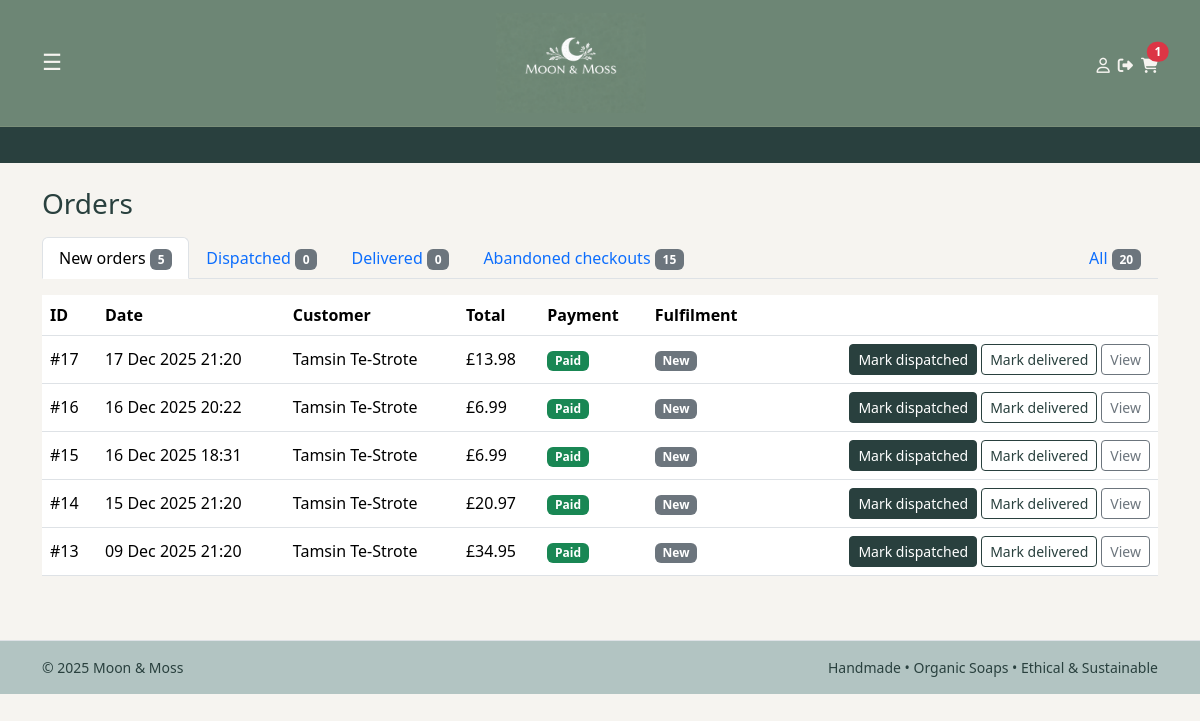
Page /owner/orders/ (signed in) on the earlier database version.
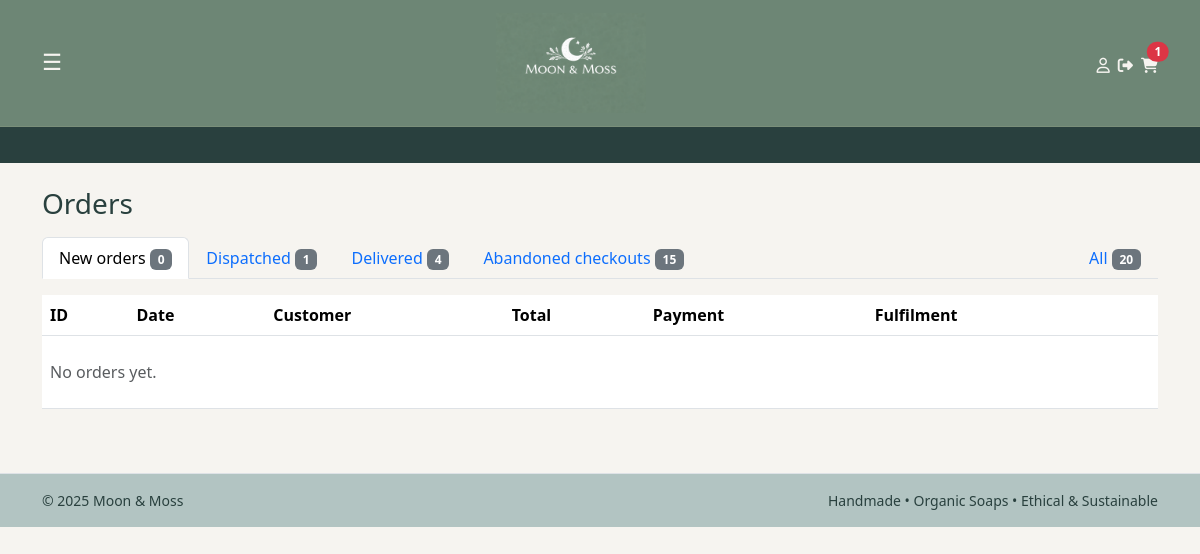
Same page on the later database version.
### checkout/models.py (models this page shows, shortened)
class Order(models.Model):
    PENDING = "PENDING"
    PAID = "PAID"
    FAILED = "FAILED"
    NEW = "NEW"
    DISPATCHED = "DISPATCHED"
    DELIVERED = "DELIVERED"
    CANCELLED = "CANCELLED"
    STATUS_CHOICES = [
        (PENDING, "Pending"),
        (PAID, "Paid"),
        (FAILED, "Failed"),
    ]
    FULFILMENT_CHOICES = [
        (NEW, "New"),
        (DISPATCHED, "Dispatched"),
        (DELIVERED, "Delivered"),
        (CANCELLED, "Cancelled"),
    ]
    user = models.ForeignKey(
        settings.AUTH_USER_MODEL,
        on_delete=models.SET_NULL,
        null=True,
        blank=True,
        related_name="orders",
    )
    full_name = models.CharField(max_length=100, blank=True)
    email = models.EmailField(blank=True)
    address_line1 = models.CharField(max_length=255, blank=True)
    address_line2 = models.CharField(max_length=255, blank=True)
    city = models.CharField(max_length=100, blank=True)
    postcode = models.CharField(max_length=20, blank=True)
    status = models.CharField(
        max_length=10,
        choices=STATUS_CHOICES,
        default=PENDING,
    )
    total = models.DecimalField(max_digits=8, decimal_places=2)
    stripe_session_id = models.CharField(max_length=255, blank=True)
    created_at = models.DateTimeField(auto_now_add=True)
    stock_deducted = models.BooleanField(default=False)
    fulfilment_status = models.CharField(
        max_length=12,
        choices=FULFILMENT_CHOICES,
        default=NEW,
    )
    dispatched_at = models.DateTimeField(null=True, blank=True)
    delivered_at = models.DateTimeField(null=True, blank=True)
    cancelled_at = models.DateTimeField(null=True, blank=True)

### owner/views.py (the view)
# urls.py: path("orders/", views.my_orders, name="my_orders"),
@staff_member_required
def orders(request):
    tab = request.GET.get("tab", "new")
    base = Order.objects.all().order_by("-created_at")
    if tab == "all":
        qs = base
    elif tab == "new":
        qs = base.filter(status=Order.PAID, fulfilment_status=Order.NEW)
    elif tab == "dispatched":
        qs = base.filter(status=Order.PAID, fulfilment_status=Order.DISPATCHED)
    elif tab == "delivered":
        qs = base.filter(status=Order.PAID, fulfilment_status=Order.DELIVERED)
    elif tab == "abandoned":
        qs = base.filter(status=Order.PENDING)
    else:
        qs = base
    counts = {
        "all": base.count(),
        "new": base.filter(status=Order.PAID, fulfilment_status=Order.NEW).count(),
        "dispatched": base.filter(status=Order.PAID, fulfilment_status=Order.DISPATCHED).count(),
        "delivered": base.filter(status=Order.PAID, fulfilment_status=Order.DELIVERED).count(),
        "abandoned": base.filter(status=Order.PENDING).count(),
    }
    return render(request, "owner/orders.html", {
        "orders": qs,
        "tab": tab,
        "counts": counts,
    })

### cart/context_processors.py (called while the page is built)
def cart_count(request):
    cart = get_or_create_cart(request)
    try:
        count = sum(i.qty for i in cart.items.all())
    except Exception:
        count = 0
    return {"cart_count": count}

### cart/utils.py (called while the page is built)
def get_or_create_cart(request):
    if not request.session.session_key:
        request.session.create()
    request.session.set_expiry(60 * 60 * 24 * 14)
    session_key = request.session.session_key
    if request.user.is_authenticated:
        cart, _ = Cart.objects.get_or_create(
            user=request.user,
            defaults={"session_key": session_key},
        )
    else:
        cart, _ = Cart.objects.get_or_create(
            user=None,
            session_key=session_key,
        )
    return cart

### owner/templates/owner/orders.html (shortened to what this page needs)
{% extends "base.html" %}
{% block content %}
<h1 class="h3 mb-3">Orders</h1>
<ul class="nav nav-tabs mb-3">
  <li class="nav-item">
    <a class="nav-link {% if tab == 'new' %}active{% endif %}"
       href="?tab=new">
      New orders <span class="badge text-bg-secondary">{{ counts.new }}</span>
    </a>
  </li>
  <li class="nav-item">
    <a class="nav-link {% if tab == 'dispatched' %}active{% endif %}"
       href="?tab=dispatched">
      Dispatched <span class="badge text-bg-secondary">{{ counts.dispatched }}</span>
    </a>
  </li>
  <li class="nav-item">
    <a class="nav-link {% if tab == 'delivered' %}active{% endif %}"
       href="?tab=delivered">
      Delivered <span class="badge text-bg-secondary">{{ counts.delivered }}</span>
    </a>
  </li>
  <li class="nav-item">
    <a class="nav-link {% if tab == 'abandoned' %}active{% endif %}"
       href="?tab=abandoned">
      Abandoned checkouts <span class="badge text-bg-secondary">{{ counts.abandoned }}</span>
    </a>
  </li>
  <li class="nav-item ms-auto">
    <a class="nav-link {% if tab == 'all' %}active{% endif %}"
       href="?tab=all">
      All <span class="badge text-bg-secondary">{{ counts.all }}</span>
    </a>
  </li>
</ul>
<div class="table-responsive">
  <table class="table align-middle">
    <thead>
      <tr>
        <th>ID</th>
        <th>Date</th>
        <th>Customer</th>
        <th>Total</th>
        <th>Payment</th>
        <th>Fulfilment</th>
        <th class="text-end"></th>
      </tr>
    </thead>
    <tbody>
      {% for o in orders %}
      <tr>
        <td>#{{ o.id }}</td>
        <td>{{ o.created_at|date:"d M Y H:i" }}</td>
        <td>{{ o.full_name|default:o.email|default:"Guest" }}</td>
        <td>£{{ o.total }}</td>
        <td>
          {% if o.status == "PAID" %}
            <span class="badge text-bg-success">Paid</span>
          {% elif o.status == "PENDING" %}
            <span class="badge text-bg-warning">Pending</span>
          {% else %}
            <span class="badge text-bg-danger">Failed</span>
          {% endif %}
        </td>
        <td>
          {% if o.fulfilment_status == "NEW" %}
            <span class="badge text-bg-secondary">New</span>
          {% elif o.fulfilment_status == "DISPATCHED" %}
            <span class="badge text-bg-info">Dispatched</span>
          {% elif o.fulfilment_status == "DELIVERED" %}
            <span class="badge text-bg-success">Delivered</span>
          {% elif o.fulfilment_status == "CANCELLED" %}
            <span class="badge text-bg-dark">Cancelled</span>
          {% else %}
            <span class="badge text-bg-light">—</span>
          {% endif %}
        </td>
        <td class="text-end">
          <div class="d-inline-flex gap-1">
            {% if o.status == "PAID" %}
              {% if o.fulfilment_status == "NEW" %}
                <form method="post" action="{% url 'owner_order_set_fulfilment' o.id 'DISPATCHED' %}">
                  <button class="btn btn-sm btn-mm" type="submit">Mark dispatched</button>
                </form>
              {% endif %}
              {% if o.fulfilment_status != "DELIVERED" and o.fulfilment_status != "CANCELLED" %}
                <form method="post" action="{% url 'owner_order_set_fulfilment' o.id 'DELIVERED' %}">
                  <button class="btn btn-sm btn-mm-outline" type="submit">Mark delivered</button>
                </form>
              {% endif %}
            {% endif %}
            <a class="btn btn-sm btn-outline-secondary" href="{% url 'owner_order_detail' o.id %}">View</a>
          </div>
        </td>
      </tr>
      {% empty %}
      <tr>
        <td colspan="7" class="text-muted py-4">No orders yet.</td>
      </tr>
      {% endfor %}
    </tbody>
  </table>
</div>
{% endblock %}

Differences in the rows shown:
no longer on this page (row edited): Order: id "17", created_at "17 Dec 2025 21:20", full_name "Tamsin Te-Strote", total "13.98", status "Paid", fulfilment_status "New"
no longer on this page (row edited): Order: id "16", created_at "16 Dec 2025 20:22", full_name "Tamsin Te-Strote", total "6.99", status "Paid", fulfilment_status "New"
no longer on this page (row edited): Order: id "15", created_at "16 Dec 2025 18:31", full_name "Tamsin Te-Strote", total "6.99", status "Paid", fulfilment_status "New"
no longer on this page (row edited): Order: id "14", created_at "15 Dec 2025 21:20", full_name "Tamsin Te-Strote", total "20.97", status "Paid", fulfilment_status "New"
no longer on this page (row edited): Order: id "13", created_at "09 Dec 2025 21:20", full_name "Tamsin Te-Strote", total "34.95", status "Paid", fulfilment_status "New"
Other differences:
{{ counts.new }}: "5" → "0"
{{ counts.dispatched }}: "0" → "1"
{{ counts.delivered }}: "0" → "4"
text now shown: "No orders yet."
